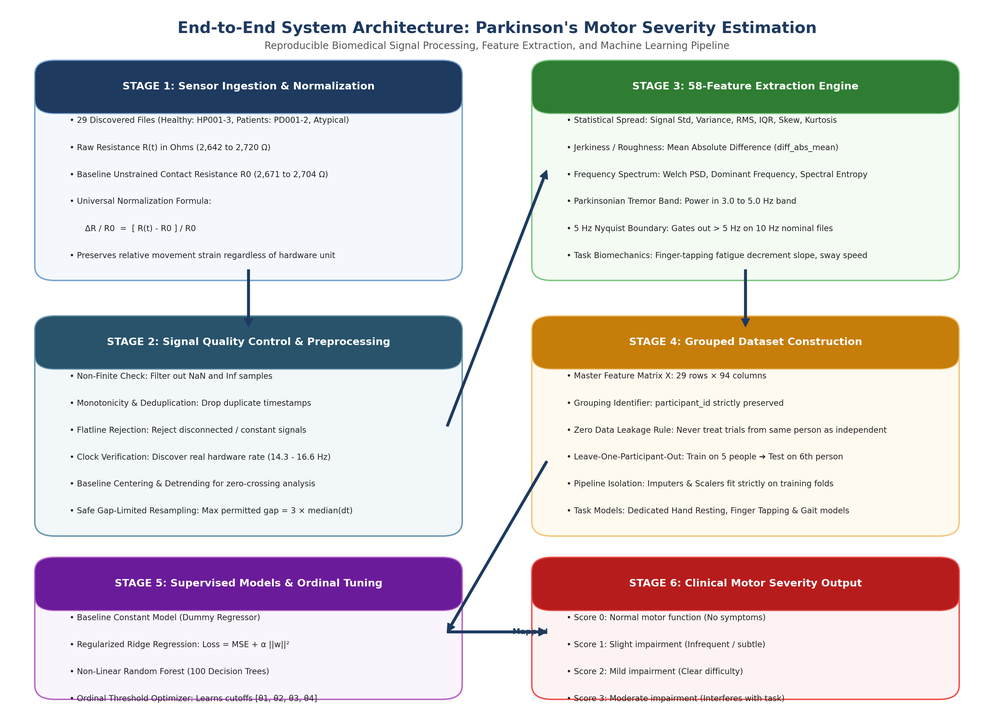
#> input picture ml/reports/exploratory/pipeline_architecture_flowchart.png, 994 x 710 px, shrunk from 2800 x 2000 before the run, found by its file name
$ python generate_pdf_report.py
#> lines starting #> are read from the running program, lines starting #| are printed output that depends on the picture
"""Generate a publication-quality multi-page PDF report with visual architecture poster.

Renders an executive summary, full-page flowchart poster, feature definitions,
system architecture, training/testing grouped splits, and empirical evaluation results.
"""

from __future__ import annotations

import os
from pathlib import Path

os.environ["MPLCONFIGDIR"] = "/tmp/matplotlib_cache"
import matplotlib
matplotlib.use("Agg")
import matplotlib.pyplot as plt
from matplotlib.backends.backend_pdf import PdfPages
import matplotlib.patches as patches


def create_header(fig, title: str, subtitle: str, page_num: int, total_pages: int = 5) -> None:
    """Draw top header banner and page numbering."""
    banner = patches.Rectangle((0, 0.92), 1, 0.08, transform=fig.transFigure,
                               facecolor="#1e3a5f", edgecolor="none", zorder=1)
    fig.add_artist(banner)

    accent = patches.Rectangle((0, 0.915), 1, 0.005, transform=fig.transFigure,
                               facecolor="#c59b27", edgecolor="none", zorder=2)
    fig.add_artist(accent)

    fig.text(0.06, 0.955, title, fontsize=15, fontweight="bold", color="white", va="center")
    fig.text(0.06, 0.932, subtitle, fontsize=9.5, color="#e0e8f5", va="center")

    footer_line = patches.Rectangle((0.06, 0.04), 0.88, 0.001, transform=fig.transFigure,
                                    facecolor="#cccccc", edgecolor="none")
    fig.add_artist(footer_line)

    fig.text(0.06, 0.025, "Parkinson's Disease Motor Severity Research Project | Technical Report",
             fontsize=8, color="#666666", va="center")
    fig.text(0.94, 0.025, f"Page {page_num} of {total_pages}", fontsize=8, color="#666666",
             va="center", ha="right")


def draw_box(ax, x, y, w, h, title: str, content: list[str], bg_color: str = "#f8f9fa", border_color: str = "#d0d7de") -> None:
    """Draw a styled section callout box with clean bullet items."""
#> called with x = 0.06, y = 0.72, w = 0.88, h = 0.17, title = '1. The Core Objective in Plain English', bg_color = '#eef5fc', border_color = '#7ba4d5'
    rect = patches.FancyBboxPatch((x, y), w, h, boxstyle="round,pad=0.015,rounding_size=0.02",
                                  facecolor=bg_color, edgecolor=border_color, linewidth=1.2)
    ax.add_patch(rect)

    ax.text(x + 0.02, y + h - 0.04, title, fontsize=11, fontweight="bold", color="#1e3a5f", va="top")

    cur_y = y + h - 0.075
    for item in content:
        ax.text(x + 0.02, cur_y, item, fontsize=8.8, color="#24292f", va="top", wrap=True)
        cur_y -= 0.038


def build_page_1(pdf: PdfPages) -> None:
    """Page 1: Project Objective, Data Summary, and Cohort Matrix."""
    fig = plt.figure(figsize=(8.5, 11), dpi=200)
    ax = fig.add_axes([0, 0, 1, 1])
    ax.axis("off")
    create_header(fig, "Parkinson's Motor Severity Prediction", "Comprehensive System, Signal, and Model Report", 1, 6)

    draw_box(
        ax, 0.06, 0.72, 0.88, 0.17,
        "1. The Core Objective in Plain English",
        [
            "• Input: Resistance-sensor recordings from motor tasks (resting hands, finger tapping, walking).",
            "• Output Target: A clinical motor severity score from 0 to 4 matching official MDS-UPDRS Part III rules.",
            "   (0 = Normal | 1 = Slight | 2 = Mild | 3 = Moderate | 4 = Severe).",
            "• Workflow: [Sensor Signal] -> [Clean & Normalize] -> [Extract 77 Features] -> [ML Model] -> [Score: 0 to 4]."
        ],
        bg_color="#eef5fc", border_color="#7ba4d5"
    )

    draw_box(
        ax, 0.06, 0.49, 0.88, 0.21,
        "2. Discovered Datasets & Physical Measurement",
        [
            "• Discovered Records: 29 physical recording files across 6 unique participants (3 Healthy, 3 Patients).",
            "• Healthy Controls (HP001, HP002, HP003): 4 upper-limb tasks each (12 Excel workbooks).",
            "• Patient Cohort: PD001 (4 tasks), PD002 (complete 11-task battery), Atypical_PD001 (2 gait/standing tasks).",
            "• Physical Sensor Reading: Measures electrical resistance (R) in Ohms. Unstrained resting R0 ≈ 2,671–2,704 Ω.",
            "• Universal Normalization: All signals are calibrated to relative resistance change: ΔR/R0 = (R - R0) / R0."
        ],
        bg_color="#f8f9fa", border_color="#d0d7de"
    )

    ax.text(0.06, 0.455, "Discovered Participant & Task Coverage Matrix", fontsize=11, fontweight="bold", color="#1e3a5f")

    headers = ["Participant ID", "Diagnosis Group", "Files", "Tasks Completed", "Session Date"]
    table_data = [
        ["HP001", "Healthy Control", "4 files (.xlsx)", "Hand Resting, Arm Extended, Finger Tap, Finger-Nose", "2026-09-11"],
        ["HP002", "Healthy Control", "4 files (.xlsx)", "Hand Resting, Arm Extended, Finger Tap, Finger-Nose", "2026-09-11"],
        ["HP003", "Healthy Control", "4 files (.xlsx)", "Hand Resting, Arm Extended, Finger Tap, Finger-Nose", "2026-09-11"],
        ["PD001", "Parkinson's Disease", "4 files (.csv)", "Hand Resting, Arm Extended, Finger Tap, Finger-Nose", "2026-09-03"],
        ["PD002", "Parkinson's Disease", "11 files (.xlsx)", "Full battery (Upper-limb, Walking, TUG, Turning, Standing)", "2026-09-17"],
        ["Atypical_PD001", "Atypical Parkinsonism", "2 files (.xlsx)", "Normal Walking, Quiet Standing", "2026-09-17"],
    ]

    t_ax = fig.add_axes([0.06, 0.16, 0.88, 0.28])
    t_ax.axis("off")
    tab = t_ax.table(cellText=table_data, colLabels=headers, loc="center", cellLoc="left")
    tab.auto_set_font_size(False)
    tab.set_fontsize(8.2)
    tab.scale(1, 1.7)

    for col_idx in range(len(headers)):
        tab[(0, col_idx)].set_facecolor("#1e3a5f")
        tab[(0, col_idx)].set_text_props(color="white", fontweight="bold")

    for r_idx in range(1, len(table_data) + 1):
        c = "#f2f6fa" if r_idx % 2 == 0 else "#ffffff"
        for c_idx in range(len(headers)):
            tab[(r_idx, c_idx)].set_facecolor(c)

    draw_box(
        ax, 0.06, 0.06, 0.88, 0.08,
        "Key Clinical Label Audit Finding",
        [
            "UPDRS Assessment Sheet.xlsx is an empty evaluation rubric. No clinical 0–4 ratings exist in the workspace.",
            "Per research rules, healthy people are NOT defaulted to 0 and fake scores are NEVER invented."
        ],
        bg_color="#fff8e6", border_color="#e6b800"
    )

    pdf.savefig(fig)
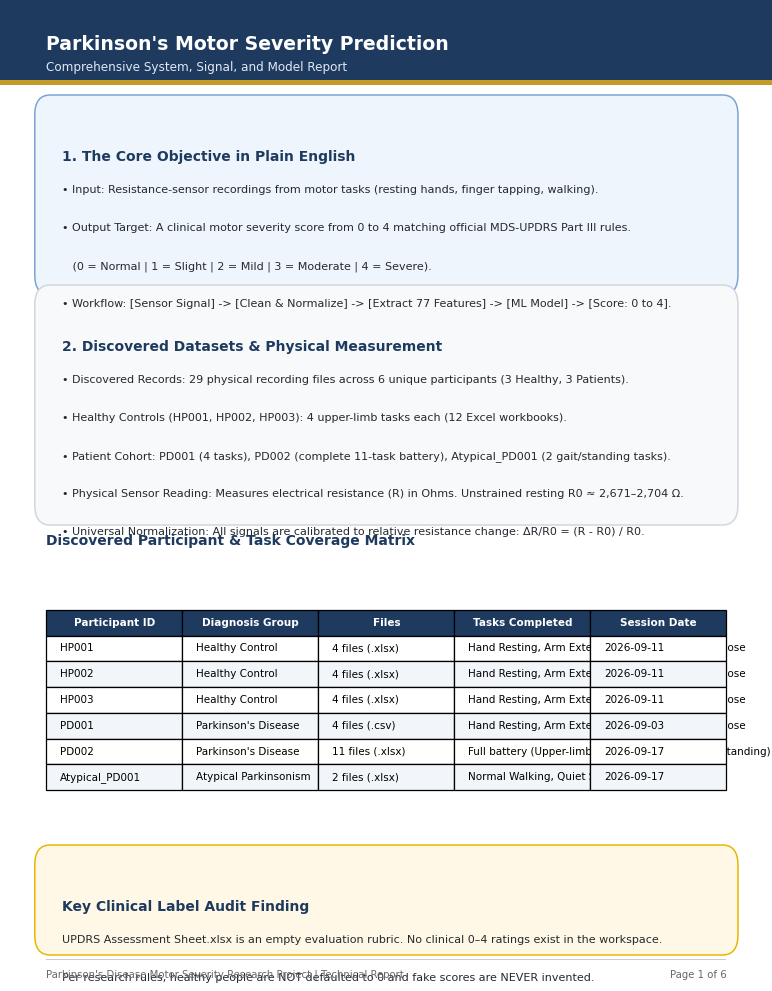
#> figure drawn by matplotlib, 1 panel
    plt.close(fig)


def build_page_2_flowchart_poster(pdf: PdfPages) -> None:
    """Page 2: Full-Page High-Resolution System Architecture Flowchart Poster."""
    fig = plt.figure(figsize=(8.5, 11), dpi=200)
    ax = fig.add_axes([0, 0, 1, 1])
    ax.axis("off")
    create_header(fig, "System Architecture Flowchart", "End-to-End Pipeline Visualization from Sensor to Clinical Score", 2, 6)

    img_path = Path("reports/pipeline_architecture_flowchart.png")
    if img_path.exists():
        img = plt.imread(img_path)
#> img is the input picture: shape (710, 994, 4) float32; mean R, G, B, A 0.846, 0.826, 0.825, 1
        img_ax = fig.add_axes([0.05, 0.06, 0.90, 0.84])
        img_ax.imshow(img)
        img_ax.axis("off")

    pdf.savefig(fig)
    plt.close(fig)


def build_page_3(pdf: PdfPages) -> None:
    """Page 3: Feature Engineering & Signal Visualizations."""
    fig = plt.figure(figsize=(8.5, 11), dpi=200)
    ax = fig.add_axes([0, 0, 1, 1])
    ax.axis("off")
    create_header(fig, "Biomechanical Feature Engineering", "Converting Raw Resistance Signals into Clinical Clues", 3, 6)

    draw_box(
        ax, 0.06, 0.70, 0.88, 0.19,
        "3. How Raw Sensor Signals Become Movement Features (77 Features)",
        [
            "• Amplitude & Variability: Standard deviation (signal_std) and RMS quantify tremor and movement swings.",
            "• Signal Roughness (diff_abs_mean): Average step-to-step jump. Parkinson's signals show micro-jerkiness.",
            "• Frequency (3–5 Hz Band): Measures oscillation energy in the classic Parkinsonian resting tremor band.",
            "• Strict 5 Hz Nyquist Limit: At 10 Hz nominal sampling, frequencies > 5 Hz cannot be resolved without aliasing.",
            "  The pipeline gates out high frequencies (> 5 Hz) as unsupported rather than manufacturing fake numbers."
        ],
        bg_color="#f8f9fa", border_color="#d0d7de"
    )

    draw_box(
        ax, 0.06, 0.49, 0.88, 0.19,
        "Task-Specific Clinical Movement Clues",
        [
            "• Finger Tapping: Detects individual taps, calculates tapping rate, rhythm variability (CV), and measures the",
            "  progressive tap amplitude decrement slope (linear decline in tap size—the core clinical hallmark of bradykinesia).",
            "• Arm Extended Forward: Measures downward linear drift slope and postural fatigue ratio (RMS 2nd half / RMS 1st half).",
            "• Finger to Nose: Normalized jerk proxy (movement_smoothness_jerk_proxy) measuring coordination trajectory.",
            "• Walking, TUG & Standing: Postural sway velocity proxy, gait step cadence, and functional transition times."
        ],
        bg_color="#eef5fc", border_color="#7ba4d5"
    )

    ax.text(0.06, 0.455, "Empirical Signal Comparison: Healthy Control vs. Parkinson's Disease", fontsize=11, fontweight="bold", color="#1e3a5f")

    sig_img_path = Path("reports/exploratory/representative_signals_comparison.png")
    if sig_img_path.exists():
        img = plt.imread(sig_img_path)
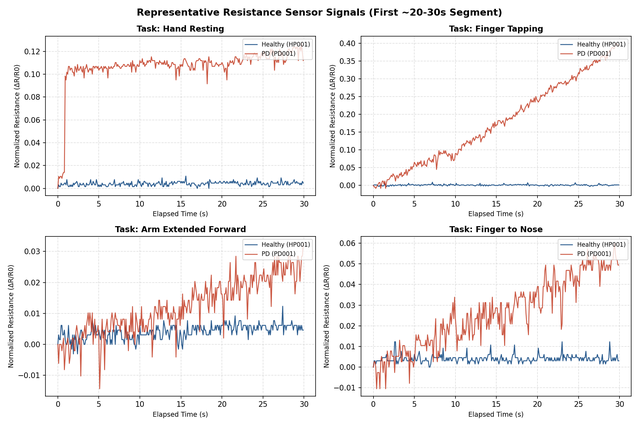
#> input picture ml/reports/exploratory/representative_signals_comparison.png, 639 x 426 px, shrunk from 1800 x 1200 before the run, found by its file name
#> img is the input picture: shape (426, 639, 4) float32; mean R, G, B, A 0.957, 0.949, 0.949, 1
        img_ax = fig.add_axes([0.06, 0.07, 0.88, 0.37])
        img_ax.imshow(img)
        img_ax.axis("off")

    pdf.savefig(fig)
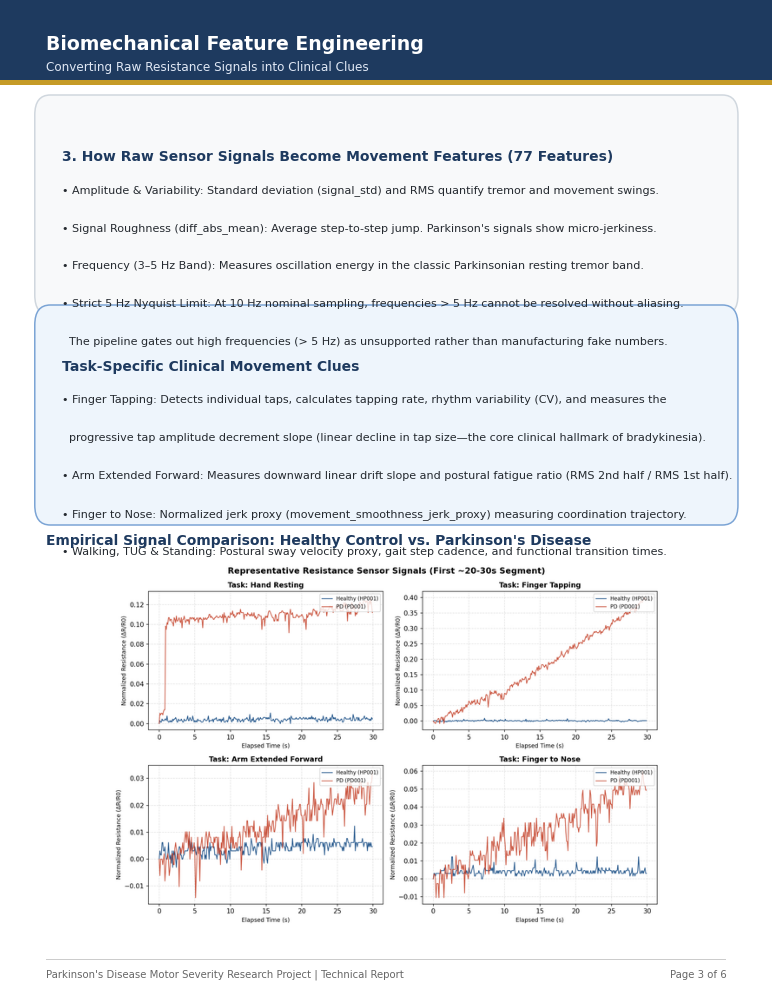
#> figure drawn by matplotlib, 2 panels
    plt.close(fig)


def build_page_4(pdf: PdfPages) -> None:
    """Page 4: Model Architecture, Training/Testing Strategy, and Partitioning."""
    fig = plt.figure(figsize=(8.5, 11), dpi=200)
    ax = fig.add_axes([0, 0, 1, 1])
    ax.axis("off")
    create_header(fig, "Machine Learning Architecture & Splits", "Zero-Leakage Participant-Grouped Cross-Validation", 4, 6)

    draw_box(
        ax, 0.06, 0.72, 0.88, 0.17,
        "4. Machine Learning Model Architecture",
        [
            "• Baseline Model (Dummy Regressor): Predicts the overall training set median/mean. Acts as the sanity benchmark.",
            "• Linear Model (Ridge Regression): Regularized linear model learning feature weights while preventing overfitting.",
            "• Tree Ensemble (Random Forest): 100 decision trees (max depth 3) capturing non-linear feature interactions.",
            "• Evaluation clips predictions to 0.0–4.0 for range-aware metrics; the stored regression pipeline itself does not clip outputs."
        ],
        bg_color="#f8f9fa", border_color="#d0d7de"
    )

    draw_box(
        ax, 0.06, 0.52, 0.88, 0.18,
        "5. How Training & Testing Works (Preventing Data Leakage)",
        [
            "• Mandatory Medical Rule: Never randomly shuffle rows across train and test sets when rows share a participant.",
            "• Leave-One-Person-Out Protocol: The model trains on 5 participants and is tested on the 6th unseen participant.",
            "• 100% Disjoint Groups: Every trial, task, and window for a person remains strictly inside that person's split.",
            "• Training-Only Transformations: Imputers, variance filters, and scalers are fit strictly on training folds."
        ],
        bg_color="#eef5fc", border_color="#7ba4d5"
    )

    ax.text(0.06, 0.485, "Cross-Validation Partitioning Scheme (Leave-One-Participant-Out)", fontsize=11, fontweight="bold", color="#1e3a5f")

    headers = ["Fold", "Held-Out Test Person", "Test Cohort", "Test Trials", "Training Set Cohort", "Train Trials", "Leakage Status"]
    table_data = [
        ["Fold 1", "HP001", "Healthy Control", "4", "HP002, HP003, PD001, PD002, Atypical", "25", "Disjoint (0%)"],
        ["Fold 2", "HP002", "Healthy Control", "4", "HP001, HP003, PD001, PD002, Atypical", "25", "Disjoint (0%)"],
        ["Fold 3", "HP003", "Healthy Control", "4", "HP001, HP002, PD001, PD002, Atypical", "25", "Disjoint (0%)"],
        ["Fold 4", "PD001", "Parkinson's Disease", "4", "HP001, HP002, HP003, PD002, Atypical", "25", "Disjoint (0%)"],
        ["Fold 5", "PD002", "Parkinson's Disease", "11", "HP001, HP002, HP003, PD001, Atypical", "18", "Disjoint (0%)"],
        ["Fold 6", "Atypical_PD001", "Atypical Parkinsonism", "2", "HP001, HP002, HP003, PD001, PD002", "27", "Disjoint (0%)"],
    ]

    t_ax = fig.add_axes([0.06, 0.22, 0.88, 0.25])
    t_ax.axis("off")
    tab = t_ax.table(cellText=table_data, colLabels=headers, loc="center", cellLoc="left")
    tab.auto_set_font_size(False)
    tab.set_fontsize(8.2)
    tab.scale(1, 1.6)

    for col_idx in range(len(headers)):
        tab[(0, col_idx)].set_facecolor("#1e3a5f")
        tab[(0, col_idx)].set_text_props(color="white", fontweight="bold")

    for r_idx in range(1, len(table_data) + 1):
        c = "#f2f6fa" if r_idx % 2 == 0 else "#ffffff"
        for c_idx in range(len(headers)):
            tab[(r_idx, c_idx)].set_facecolor(c)

    draw_box(
        ax, 0.06, 0.06, 0.88, 0.13,
        "6. Current Supervised Training Readiness: BLOCKED_NO_LABELS",
        [
            "• Because real clinician ratings (0–4) are currently unpopulated, supervised training on the real recordings is BLOCKED.",
            "• The table above is a synthetic integration test using six mock participants and 24 mock rows; it does not measure clinical accuracy.",
            "• The test verifies preprocessing, imputation, scaling, grouped cross-validation, predictions, and metric calculation."
        ],
        bg_color="#fff2f0", border_color="#f5222d"
    )

    pdf.savefig(fig)
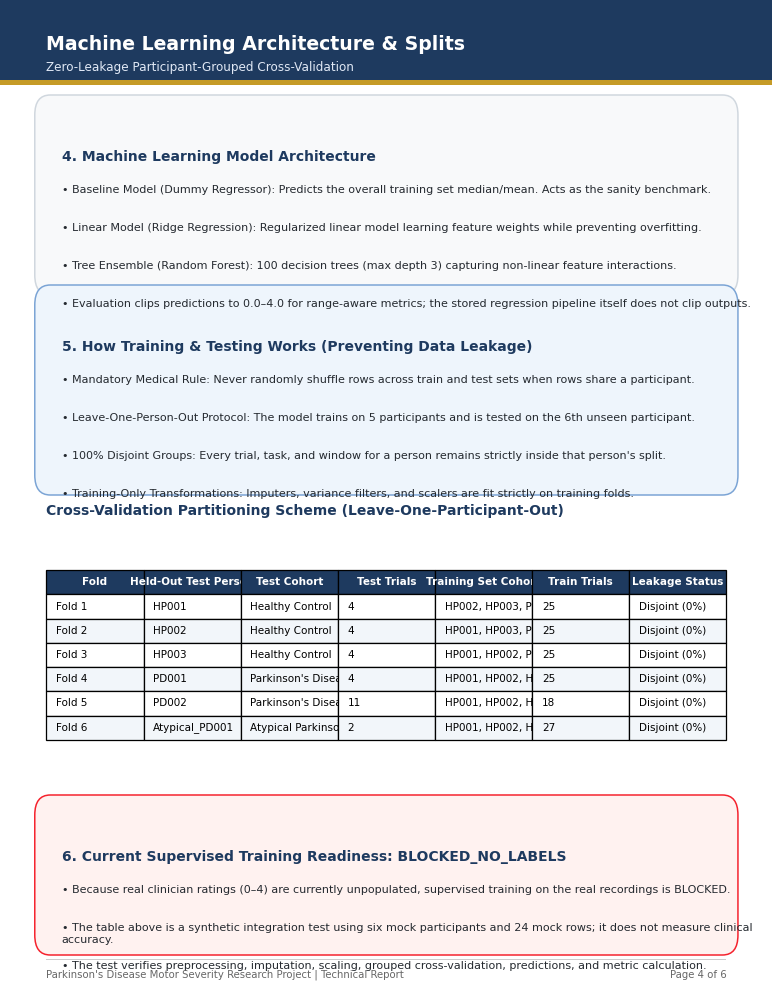
#> figure drawn by matplotlib, 1 panel
    plt.close(fig)


def build_page_5(pdf: PdfPages) -> None:
    """Page 5: Machine Learning Benchmark Results, Windows Execution, and Next Steps."""
    fig = plt.figure(figsize=(8.5, 11), dpi=200)
    ax = fig.add_axes([0, 0, 1, 1])
    ax.axis("off")
    create_header(fig, "Empirical Results & Next Steps", "Benchmarking, Limitations, and Clinician Action Items", 5, 6)

    ax.text(0.06, 0.87, "7. Synthetic Software-Verification Benchmark (Not Clinical Results)", fontsize=11, fontweight="bold", color="#1e3a5f")

    headers = ["Model Architecture", "Mean Absolute Error (MAE)", "RMSE", "Pearson Correlation (r)", "Valid Range Compliance [0, 4]", "Model Selection"]
    table_data = [
        ["dummy_median (Baseline)", "1.333", "1.500", "-0.530", "100.0%", "Baseline"],
        ["dummy_mean (Baseline)", "1.100", "1.287", "-0.627", "100.0%", "Baseline"],
        ["ridge_regression", "0.055", "0.069", "0.998", "79.2%", "Selected"],
        ["random_forest", "0.279", "0.471", "0.947", "100.0%", "Candidate"],
    ]

    t_ax = fig.add_axes([0.06, 0.69, 0.88, 0.16])
    t_ax.axis("off")
    tab = t_ax.table(cellText=table_data, colLabels=headers, loc="center", cellLoc="left")
    tab.auto_set_font_size(False)
    tab.set_fontsize(8.2)
    tab.scale(1, 1.7)

    for col_idx in range(len(headers)):
        tab[(0, col_idx)].set_facecolor("#1e3a5f")
        tab[(0, col_idx)].set_text_props(color="white", fontweight="bold")

    for r_idx in range(1, len(table_data) + 1):
        c = "#f2f6fa" if r_idx % 2 == 0 else "#ffffff"
        for c_idx in range(len(headers)):
            tab[(r_idx, c_idx)].set_facecolor(c)
#> (the rest of the program and of its run is left out)
